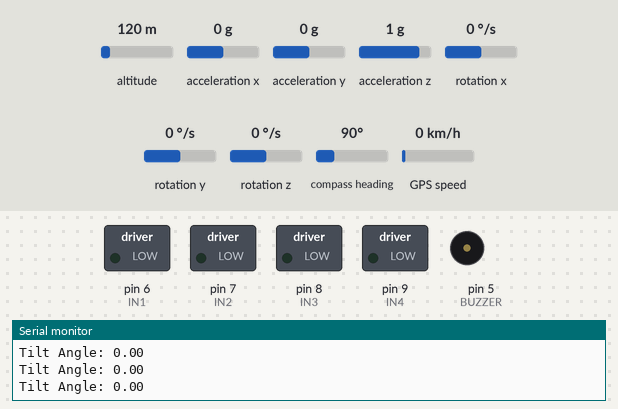
A sketch run on a simulated Arduino Uno, built with avr-gcc and run on an emulated ATmega328P. Shown: switched loads named in the sketch (green lamp = pin HIGH), buzzer (waves = sounding, pin HIGH), the last lines printed to the serial monitor. The inputs (shaded band) are chosen by the test bench; at power-on: acceleration x 0 g, altitude 120 m, acceleration y 0 g, acceleration z 1 g, rotation x 0 °/s, rotation y 0 °/s, rotation z 0 °/s, compass heading 90°, GPS speed 0 km/h. The GPS gets a fix after 3 s at 37.7749, -122.4194 with 8 satellites; the modem accepts every AT command (registered, SIM ready, sends succeed) and sends nothing else.

Above: at 1.2 s.
1.3 s: acceleration x set to -0.4 g
2.8 s: acceleration x set to -0.7 g
At 3.8 s:
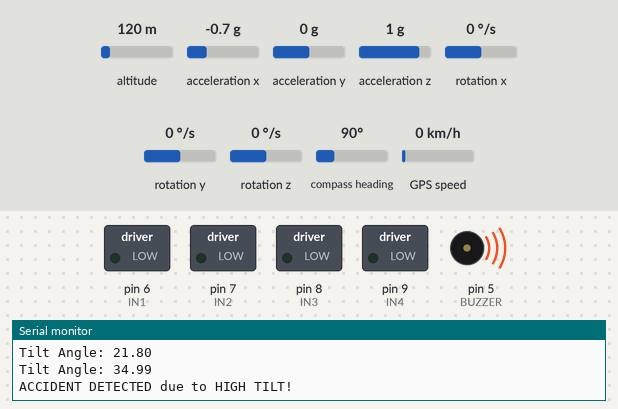
Timing chart, 0 to 5.8 s (numbered marks = the images above; inputs shaded):
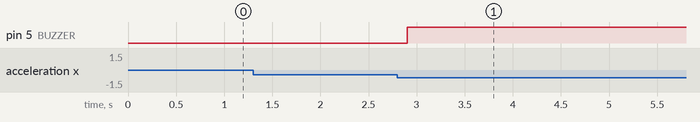

The sketch:

Main.ino
```cpp
#include <Wire.h>
#include <MPU6050.h>
#include <TinyGPS++.h>
#include <SoftwareSerial.h>

MPU6050 mpu;

TinyGPSPlus gps;
SoftwareSerial gpsSerial(3, 4);

SoftwareSerial sim800l(10, 11);

#define IN1 6
#define IN2 7
#define IN3 8
#define IN4 9

#define BUZZER 5

#define TILT_THRESHOLD 30

String PHONE = "9142170211";

bool accidentSent = false;

void setup() {
  Serial.begin(9600);
  Wire.begin();

  mpu.initialize();
  mpu.setSleepEnabled(false);

  gpsSerial.begin(9600);

  sim800l.begin(9600);

  pinMode(IN1, OUTPUT);
  pinMode(IN2, OUTPUT);
  pinMode(IN3, OUTPUT);
  pinMode(IN4, OUTPUT);

  pinMode(BUZZER, OUTPUT);
  digitalWrite(BUZZER, LOW);

  Serial.println("System Started...");
}

void stopMotors() {
  digitalWrite(IN1, LOW);
  digitalWrite(IN2, LOW);
  digitalWrite(IN3, LOW);
  digitalWrite(IN4, LOW);
}

void buzzerAlarm() {
  digitalWrite(BUZZER, HIGH);
}

float getTiltAngle() {
  int16_t ax, ay, az;
  mpu.getAcceleration(&ax, &ay, &az);

  float axg = ax / 16384.0;
  float ayg = ay / 16384.0;
  float azg = az / 16384.0;

  float pitch = atan2(axg, sqrt(ayg * ayg + azg * azg)) * 57.3;
  float roll  = atan2(ayg, sqrt(axg * axg + azg * azg)) * 57.3;

  return max(abs(pitch), abs(roll));
}

void sendSMS(String message) {
  sim800l.println("AT+CMGF=1");
  delay(500);
  sim800l.println("AT+CMGS=\"" + PHONE + "\"");
  delay(500);
  sim800l.println(message);
  delay(500);
  sim800l.write(26);
  delay(3000);
}

void callNumber() {
  sim800l.println("ATD" + PHONE + ";");
  delay(1000);
}
void sendAccidentAlert(float lat, float lng) {
  String msg = "ACCIDENT DETECTED!\nTilt above 30°\nLocation:\n";
  msg += "Lat: " + String(lat, 6) + "\nLng: " + String(lng, 6);

  sendSMS(msg);
  callNumber();
}

void loop() {

  while (gpsSerial.available()) {
    gps.encode(gpsSerial.read());
  }

  float tilt = getTiltAngle();

  Serial.print("Tilt Angle: ");
  Serial.println(tilt);

  bool accident = false;

  if (tilt > TILT_THRESHOLD) {
    Serial.println("ACCIDENT DETECTED due to HIGH TILT!");
    accident = true;
  }

  if (accident && !accidentSent) {
    stopMotors();
    buzzerAlarm();

    if (gps.location.isValid()) {
      float lat = gps.location.lat();
      float lng = gps.location.lng();
      sendAccidentAlert(lat, lng);
    } else {
      sendSMS("ACCIDENT! GPS not fixed yet!");
      callNumber();
    }

    accidentSent = true;
  }

  delay(200);
}
```

Measured:
- the behaviour switches between -0.5 and -0.6 g on acceleration x (found by bisection; images 0 and 1)
- after the input at 2.8 s, pin 5 (BUZZER): LOW → HIGH after 0.10 s
